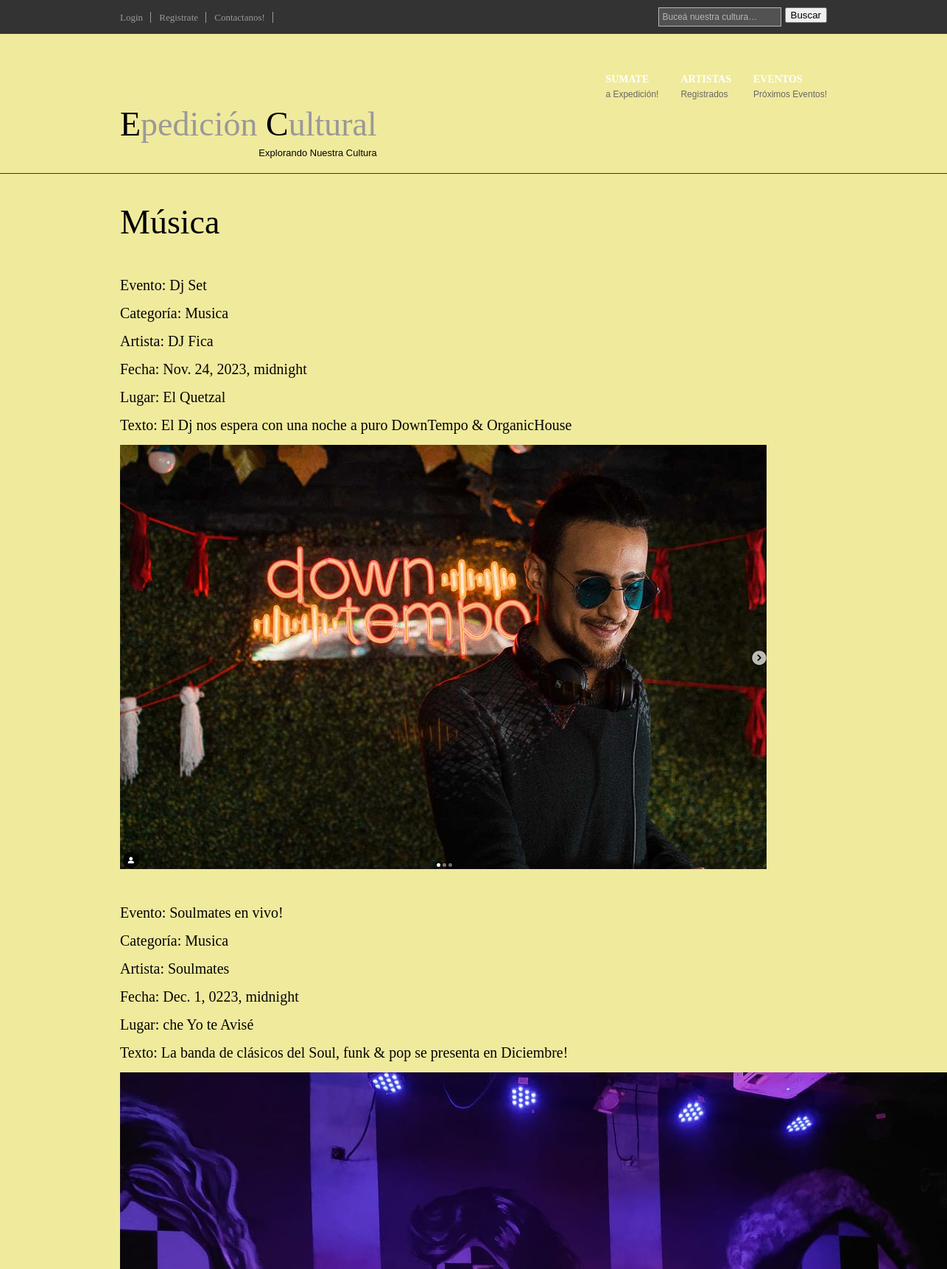
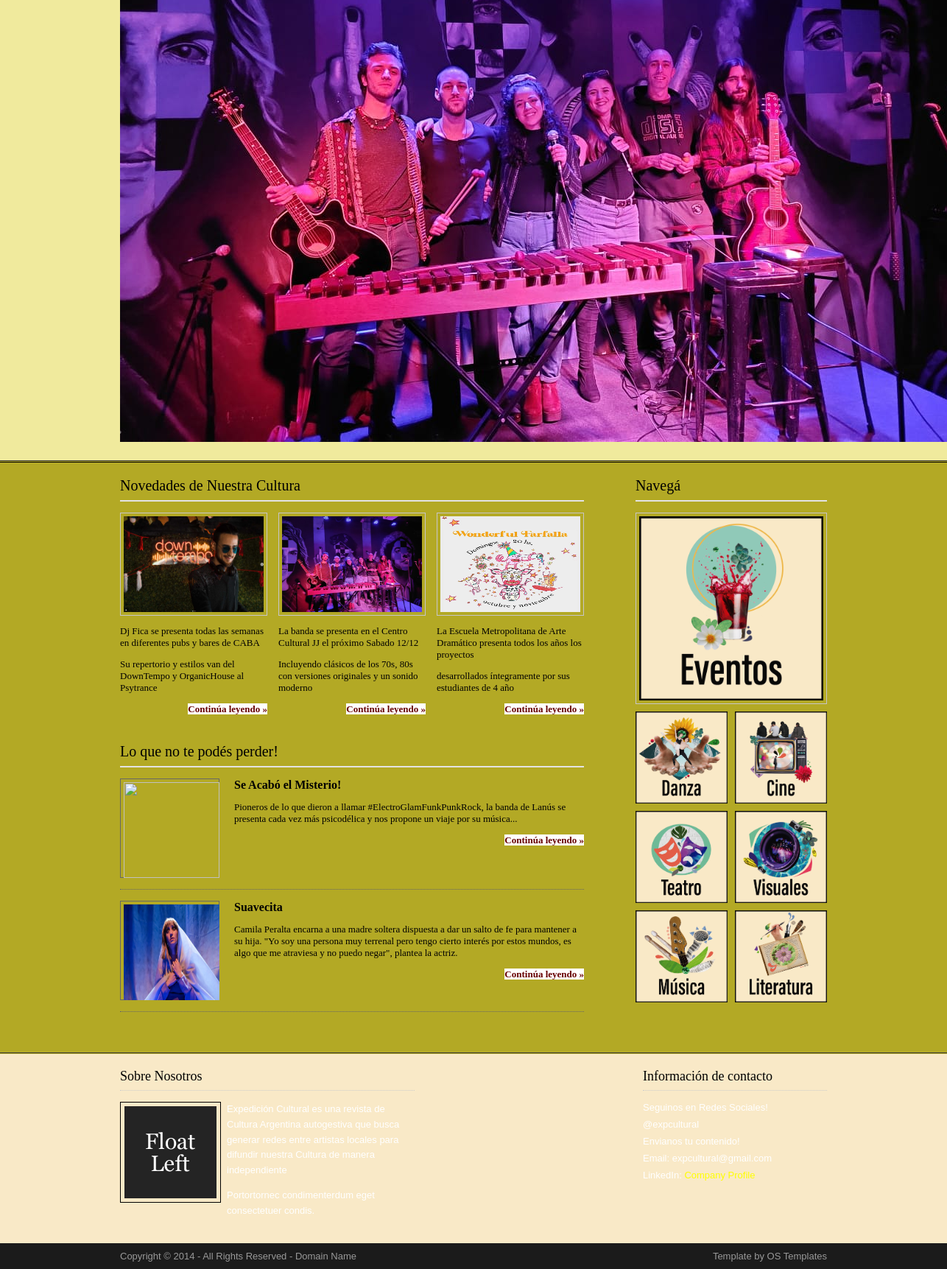
Page /appExpe/musica/ on the committed database (2 pictures, top to bottom).
### appExpe/models.py (models this page shows, shortened)
class Evento(models.Model):
    nombre= models.CharField(max_length=40)
    categoria = models.ForeignKey(Categoria, null=True, on_delete=models.CASCADE)
    artista= models.ForeignKey(Artista, on_delete=models.CASCADE, null=True, max_length=50)
    fecha = models.DateTimeField(null=True, blank=True)
    lugar = models.ForeignKey(Establecimiento, on_delete=models.CASCADE, max_length=60, null=True)
    texto = models.TextField(max_length=5000, null=True)
    imagen = models.ImageField(upload_to='fotos', blank = True)
    imagen2 = models.ImageField(upload_to='fotos', blank=True)
    imagen3 = models.ImageField(upload_to='fotos', blank=True)
    url = models.URLField(max_length=250, null=True, blank=True)

class Categoria(models.Model):
    nombre = models.CharField(null=False, max_length=30)

class Artista(models.Model):
    nombre = models.CharField(null=True, max_length=40)
    categoria = models.ForeignKey(Categoria, null=True, on_delete=models.CASCADE)
    disciplina = models.CharField(null=True, max_length=40)
    descripcion = models.CharField(null=True, max_length=500)
    link = models.URLField(null=True, max_length=250, blank=True)
    imagen = models.ImageField(upload_to='fotos', null=True, blank=True)
    user = models.OneToOneField(User, on_delete=models.CASCADE, null=True)
    def __str__(self):
        return self.nombre

class Establecimiento(models.Model):
    nombre = models.CharField(null=True, max_length=40)
    direccion = models.CharField(null=True, max_length=60)
    def __str__(self):
        return self.nombre

### appExpe/views.py (the view)
# urls.py: path('musica/', musica, name="musica"),
def musica (req):
    eventos_musica = Evento.objects.filter(categoria__nombre="Musica")
    return render (req, "musica.html", {"eventos_musica": eventos_musica})

### appExpe/templates/musica.html (shortened to what this page needs)
{% extends 'base.html' %}
{% block ContenidoQueCambia %}
<div class="wrapper col1">
    <div id="header">
      <div id="logo">
        <h1><a href="/appExpe/inicio"><strong>Música</strong> <strong></strong></a> </h1>
        <ul>
            {% for evento in eventos_musica %}
            <br>
            <br>
            <br>
                <li>
                    <h2>Evento: {{ evento.nombre }}</h2>
                    <h2>Categoría: {{ evento.categoria.nombre }}</h2>
                    <h2>Artista: {{ evento.artista }}</h2>
                    <h2>Fecha: {{ evento.fecha }}</h2>
                    <h2>Lugar: {{ evento.lugar }}</h2>
                    <h2>Texto: {{ evento.texto }}</h2>
                    {% if evento.imagen %}
                    <img src="{{ evento.imagen.url }}" alt="{{ evento.nombre }}" />
                    {% endif %}
                </li>
            {% endfor %}
        </ul>
      </div>
      <br class="clear" />
    </div>
</div>
{% endblock ContenidoQueCambia %}

### appExpe/static/layout/styles/layout.css (style rules this page uses)
html { overflow-y:scroll; }
a { outline:none; text-decoration:none; color:#660000; background-color:#FFFFFF; }
img { display:block; margin:0; padding:0; border:none; }
div.wrapper { display:block; width:100%; text-align:left; }
div.wrapper h1, div.wrapper h2, div.wrapper h3, div.wrapper h4, div.wrapper h5, div.wrapper h6 { margin:0 0 15px 0; padding:0; font-size:20px; font-weight:normal; line-height:normal; }
.col1 { color:#030303; background-color:#f0ea9d; border-bottom:1px solid #363636; }
#header, #topline, #topbar, #breadcrumb, .container, #hpage_cats, #adblock, #socialise, #footer, #copyright { display:block; position:relative; width:960px; margin:0 auto; }
#header { padding:10px 0 20px; z-index:1000; }
#header h1, #header p, #header ul { margin:0; padding:0; list-style:none; line-height:normal; }
#header #logo { display:block; float:left; margin-top:7px; overflow:hidden; }
#header #logo h1 a { font-size:46px; color:#999999; background-color:#f0ea9d; }
#header h1 strong { font-weight:normal; color:#000000; background-color:#f0ea9d; }

### rows in the picture
Evento: nombre "Dj Set", categoria.nombre "Musica", artista "DJ Fica", fecha "Nov. 24, 2023, midnight", lugar "El Quetzal", texto "El Dj nos espera con una noche a puro DownTempo & OrganicHouse", imagen (picture)
Evento: nombre "Soulmates en vivo!", categoria.nombre "Musica", artista "Soulmates", fecha "Dec. 1, 0223, midnight", lugar "che Yo te Avisé", texto "La banda de clásicos del Soul, funk & pop se presenta en Diciembre!", imagen (picture)
